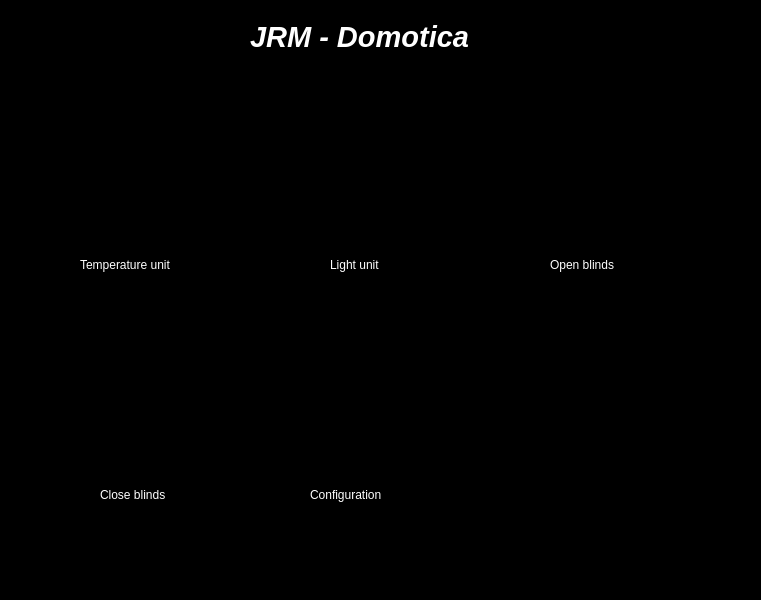
<?xml version="1.0" encoding="UTF-8"?>
<ui version="4.0">
 <class>MainWindow</class>
 <widget class="QMainWindow" name="MainWindow">
  <property name="geometry">
   <rect>
    <x>0</x>
    <y>0</y>
    <width>761</width>
    <height>600</height>
   </rect>
  </property>
  <property name="windowTitle">
   <string>They see me rollin..</string>
  </property>
  <property name="windowIcon">
   <iconset>
    <normaloff>images/hqdefault.ico</normaloff>images/hqdefault.ico</iconset>
  </property>
  <property name="layoutDirection">
   <enum>Qt::LeftToRight</enum>
  </property>
  <property name="autoFillBackground">
   <bool>false</bool>
  </property>
  <property name="styleSheet">
   <string notr="true">background-color: rgb(0, 0, 0);</string>
  </property>
  <widget class="QWidget" name="centralwidget">
   <widget class="QLabel" name="label">
    <property name="geometry">
     <rect>
      <x>250</x>
      <y>0</y>
      <width>235</width>
      <height>35</height>
     </rect>
    </property>
    <property name="sizeIncrement">
     <size>
      <width>30</width>
      <height>30</height>
     </size>
    </property>
    <property name="baseSize">
     <size>
      <width>20</width>
      <height>16</height>
     </size>
    </property>
    <property name="font">
     <font>
      <pointsize>22</pointsize>
      <weight>75</weight>
      <italic>true</italic>
      <bold>true</bold>
     </font>
    </property>
    <property name="autoFillBackground">
     <bool>false</bool>
    </property>
    <property name="styleSheet">
     <string notr="true">background-color: rgb(0, 0, 0);
color: rgb(255, 255, 255);</string>
    </property>
    <property name="text">
     <string>JRM - Domotica</string>
    </property>
   </widget>
   <widget class="Line" name="line">
    <property name="geometry">
     <rect>
      <x>0</x>
      <y>30</y>
      <width>981</width>
      <height>16</height>
     </rect>
    </property>
    <property name="orientation">
     <enum>Qt::Horizontal</enum>
    </property>
   </widget>
   <widget class="QWidget" name="horizontalLayoutWidget">
    <property name="geometry">
     <rect>
      <x>10</x>
      <y>80</y>
      <width>731</width>
      <height>152</height>
     </rect>
    </property>
    <layout class="QHBoxLayout" name="horizontalLayout">
     <property name="topMargin">
      <number>1</number>
     </property>
     <item>
      <widget class="QLabel" name="label_3">
       <property name="sizePolicy">
        <sizepolicy hsizetype="Minimum" vsizetype="Minimum">
         <horstretch>0</horstretch>
         <verstretch>0</verstretch>
        </sizepolicy>
       </property>
       <property name="maximumSize">
        <size>
         <width>150</width>
         <height>150</height>
        </size>
       </property>
       <property name="autoFillBackground">
        <bool>false</bool>
       </property>
       <property name="text">
        <string/>
       </property>
       <property name="pixmap">
        <pixmap resource="guiresource.qrc">:/newPrefix/images/143768-weather-collection/png/thermometer-1.png</pixmap>
       </property>
       <property name="scaledContents">
        <bool>true</bool>
       </property>
      </widget>
     </item>
     <item>
      <widget class="QLabel" name="label_2">
       <property name="maximumSize">
        <size>
         <width>150</width>
         <height>150</height>
        </size>
       </property>
       <property name="text">
        <string/>
       </property>
       <property name="pixmap">
        <pixmap resource="guiresource.qrc">:/newPrefix/images/png/004-idea.png</pixmap>
       </property>
       <property name="scaledContents">
        <bool>true</bool>
       </property>
      </widget>
     </item>
     <item>
      <widget class="QLabel" name="label_5">
       <property name="sizePolicy">
        <sizepolicy hsizetype="Minimum" vsizetype="Minimum">
         <horstretch>0</horstretch>
         <verstretch>0</verstretch>
        </sizepolicy>
       </property>
       <property name="maximumSize">
        <size>
         <width>150</width>
         <height>150</height>
        </size>
       </property>
       <property name="autoFillBackground">
        <bool>false</bool>
       </property>
       <property name="text">
        <string/>
       </property>
       <property name="pixmap">
        <pixmap resource="guiresource.qrc">:/newPrefix/images/png/002-up-arrow.png</pixmap>
       </property>
       <property name="scaledContents">
        <bool>true</bool>
       </property>
      </widget>
     </item>
    </layout>
   </widget>
   <widget class="QWidget" name="horizontalLayoutWidget_2">
    <property name="geometry">
     <rect>
      <x>10</x>
      <y>310</y>
      <width>501</width>
      <height>152</height>
     </rect>
    </property>
    <layout class="QHBoxLayout" name="horizontalLayout_2">
     <property name="topMargin">
      <number>1</number>
     </property>
     <item>
      <widget class="QLabel" name="label_6">
       <property name="maximumSize">
        <size>
         <width>150</width>
         <height>150</height>
        </size>
       </property>
       <property name="text">
        <string/>
       </property>
       <property name="pixmap">
        <pixmap resource="guiresource.qrc">:/newPrefix/images/png/001-down-arrow.png</pixmap>
       </property>
       <property name="scaledContents">
        <bool>true</bool>
       </property>
      </widget>
     </item>
     <item>
      <widget class="QLabel" name="label_7">
       <property name="sizePolicy">
        <sizepolicy hsizetype="Minimum" vsizetype="Minimum">
         <horstretch>0</horstretch>
         <verstretch>0</verstretch>
        </sizepolicy>
       </property>
       <property name="maximumSize">
        <size>
         <width>150</width>
         <height>150</height>
        </size>
       </property>
       <property name="autoFillBackground">
        <bool>false</bool>
       </property>
       <property name="text">
        <string/>
       </property>
       <property name="pixmap">
        <pixmap resource="guiresource.qrc">:/newPrefix/images/png/005-gear.png</pixmap>
       </property>
       <property name="scaledContents">
        <bool>true</bool>
       </property>
      </widget>
     </item>
    </layout>
   </widget>
   <widget class="QLabel" name="label_8">
    <property name="geometry">
     <rect>
      <x>550</x>
      <y>230</y>
      <width>101</width>
      <height>31</height>
     </rect>
    </property>
    <property name="styleSheet">
     <string notr="true">color: rgb(255, 255, 255);
background-color: rgb(0, 0, 0);
font: 14pt &quot;MS Shell Dlg 2&quot;;</string>
    </property>
    <property name="text">
     <string>Open blinds</string>
    </property>
   </widget>
   <widget class="QLabel" name="label_9">
    <property name="geometry">
     <rect>
      <x>100</x>
      <y>460</y>
      <width>101</width>
      <height>31</height>
     </rect>
    </property>
    <property name="styleSheet">
     <string notr="true">color: rgb(255, 255, 255);
background-color: rgb(0, 0, 0);
font: 14pt &quot;MS Shell Dlg 2&quot;;</string>
    </property>
    <property name="text">
     <string>Close blinds</string>
    </property>
   </widget>
   <widget class="QLabel" name="label_10">
    <property name="geometry">
     <rect>
      <x>310</x>
      <y>460</y>
      <width>111</width>
      <height>31</height>
     </rect>
    </property>
    <property name="styleSheet">
     <string notr="true">color: rgb(255, 255, 255);
background-color: rgb(0, 0, 0);
font: 14pt &quot;MS Shell Dlg 2&quot;;</string>
    </property>
    <property name="text">
     <string>Configuration</string>
    </property>
   </widget>
   <widget class="QLabel" name="label_11">
    <property name="geometry">
     <rect>
      <x>80</x>
      <y>230</y>
      <width>151</width>
      <height>31</height>
     </rect>
    </property>
    <property name="styleSheet">
     <string notr="true">color: rgb(255, 255, 255);
background-color: rgb(0, 0, 0);
font: 14pt &quot;MS Shell Dlg 2&quot;;</string>
    </property>
    <property name="text">
     <string>Temperature unit</string>
    </property>
   </widget>
   <widget class="QLabel" name="label_12">
    <property name="geometry">
     <rect>
      <x>330</x>
      <y>230</y>
      <width>81</width>
      <height>31</height>
     </rect>
    </property>
    <property name="styleSheet">
     <string notr="true">color: rgb(255, 255, 255);
background-color: rgb(0, 0, 0);
font: 14pt &quot;MS Shell Dlg 2&quot;;</string>
    </property>
    <property name="text">
     <string>Light unit</string>
    </property>
   </widget>
  </widget>
  <widget class="QMenuBar" name="menubar">
   <property name="geometry">
    <rect>
     <x>0</x>
     <y>0</y>
     <width>761</width>
     <height>21</height>
    </rect>
   </property>
   <widget class="QMenu" name="menuJRM_Domotica">
    <property name="title">
     <string>File</string>
    </property>
    <addaction name="actionExit"/>
   </widget>
   <widget class="QMenu" name="menuHelp">
    <property name="title">
     <string>Help</string>
    </property>
   </widget>
   <addaction name="menuJRM_Domotica"/>
   <addaction name="menuHelp"/>
  </widget>
  <widget class="QStatusBar" name="statusbar"/>
  <action name="actionExit">
   <property name="text">
    <string>Exit</string>
   </property>
  </action>
 </widget>
 <resources>
  <include location="guiresource.qrc"/>
 </resources>
 <connections/>
</ui>
